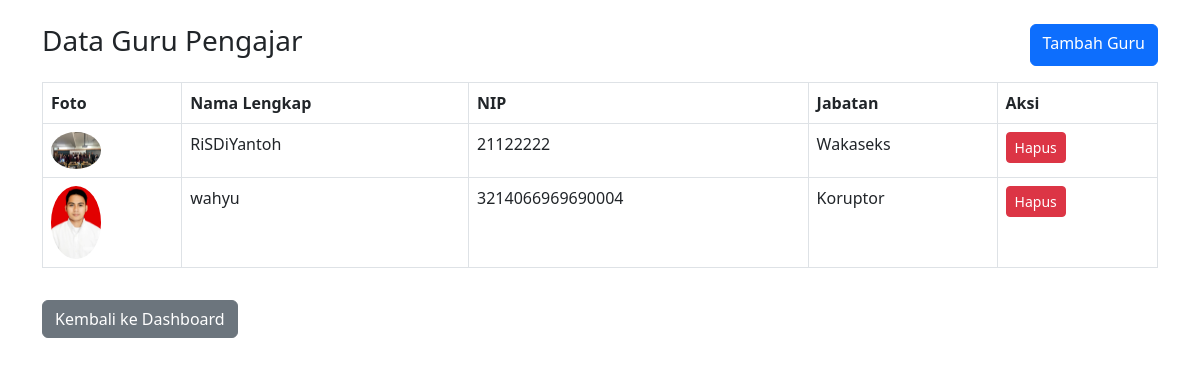
Page /admin/guru.php (signed in) on the committed database.
### tables this page shows
CREATE TABLE `tb_guru` (
  `id` int(11) NOT NULL,
  `nama_lengkap` varchar(100) NOT NULL,
  `nip` varchar(30) DEFAULT NULL,
  `jabatan` varchar(50) DEFAULT NULL,
  `foto` varchar(255) DEFAULT NULL,
  `urutan_tampil` int(11) DEFAULT 10
);

### admin/guru.php (the view, shortened to what this page needs)
<?php
include '../config/koneksi.php';
?>
<!DOCTYPE html>
<html>
<head>
    <link href="https://cdn.jsdelivr.net/npm/bootstrap@5.3.0/dist/css/bootstrap.min.css" rel="stylesheet">
</head>
<body class="p-4">
    <div class="container">
        <div class="d-flex justify-content-between mb-3">
            <h3>Data Guru Pengajar</h3>
            <a href="tambah_guru.php" class="btn btn-primary">Tambah Guru</a>
        </div>
        <table class="table table-bordered">
            <thead>
                <tr>
                    <th>Foto</th>
                    <th>Nama Lengkap</th>
                    <th>NIP</th>
                    <th>Jabatan</th>
                    <th>Aksi</th>
                </tr>
            </thead>
            <tbody>
                <?php
                $tampil = mysqli_query($conn, "SELECT * FROM tb_guru ORDER BY id DESC");
                while($data = mysqli_fetch_array($tampil)):
                ?>
                <tr>
                    <td>
                        <img src="../assets/uploads/<?= $data['foto']; ?>" width="50" style="border-radius:50%">
                    </td>
                    <td><?= $data['nama_lengkap']; ?></td>
                    <td><?= $data['nip']; ?></td>
                    <td><?= $data['jabatan']; ?></td>
                    <td>
                        <a href="hapus_guru.php?id=<?= $data['id']; ?>" class="btn btn-danger btn-sm" onclick="return confirm('Hapus?')">Hapus</a>
                    </td>
                </tr>
                <?php endwhile; ?>
            </tbody>
        </table>
        <a href="index.php" class="btn btn-secondary mt-3">Kembali ke Dashboard</a>
    </div>
</body>
</html>

### rows in the picture
tb_guru: foto (picture), nama_lengkap "RiSDiYantoh", nip "21122222", jabatan "Wakaseks"
tb_guru: foto (picture), nama_lengkap "wahyu", nip "3214066969690004", jabatan "Koruptor"
